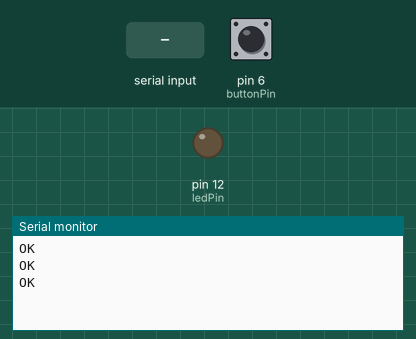
Simulated run of this sketch. Board: Arduino Uno, built with avr-gcc and run on an emulated ATmega328P. Shown: output pins drawn as LEDs (lit = HIGH), the last lines printed to the serial monitor. Inputs (shaded band) come from the test bench; at power-on: pin 6 (buttonPin) HIGH. The modem accepts every AT command (registered, SIM ready, sends succeed) and sends nothing else.

Above: at 6.2 s.
6.3 s: pin 6 (buttonPin) pulled LOW for 0.15 s
At 7.5 s:
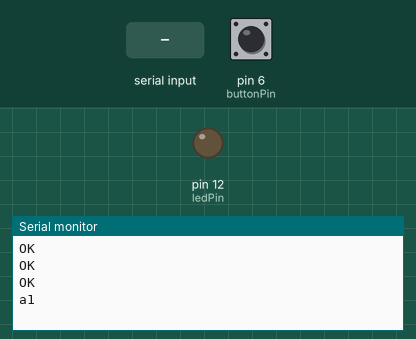
7.9 s: "1" received over the second serial link
At 9.6 s:
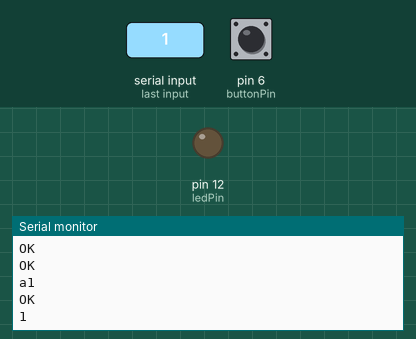

The sketch:

lora_button.ino
```cpp
/*************************************************************************************************
 *  Created By: Tauseef Ahmad
 *  Created On: 20 July, 2023
 *
 *  YouTube Video: https://youtu.be/390JbyaBIjg
 *  My Channel: https://www.youtube.com/@AhmadLogs
 ***********************************************************************************************/

#include <SoftwareSerial.h>
SoftwareSerial lora_serial(2, 3); // RX, TX

String FREQUENCY_BAND = "433000000";
String NETWORK_ID = "7";
String THIS_DEVICE = "1";
String OTHER_DEVICE = "2";

const int buttonPin = 6;
const int ledPin = 12;

bool relayState = false;

void setup() {
  Serial.begin(115200);
  delay(1000);
  lora_serial.begin(115200);
  delay(1000);

  pinMode(buttonPin, INPUT_PULLUP);
  pinMode(ledPin, OUTPUT);

  lora_serial.println("AT+BAND="+ FREQUENCY_BAND);
  delay(1000);
  lora_serial.println("AT+NETWORKID="+ NETWORK_ID);
  delay(1000);
  lora_serial.println("AT+ADDRESS="+ THIS_DEVICE);
  delay(1000);
}

void loop() {
  if (digitalRead(buttonPin) == LOW){
    relayState = !relayState;
    String command = (relayState == true) ? "a1" : "a0";
    lora_serial.println(
      "AT+SEND="+ OTHER_DEVICE+",2,"+ command);
    Serial.println(command);
    delay(500); //debounce handling
  }

  while (lora_serial.available()) {
    String data = lora_serial.readString();
    Serial.println(data);
    if(data.indexOf("a1") > 0) {
      digitalWrite(ledPin, HIGH);
      relayState = 1;
    } else if(data.indexOf("a0") > 0) {
      digitalWrite(ledPin, HIGH);
      relayState = 0;
    }
  }

  delay(50);
  digitalWrite(ledPin, LOW);
}
```

Measured:
- after the input at 6.3 s, the serial monitor: prints a new line at once (image 1)
- after the input at 7.9 s, the serial monitor: prints a new line after 1.0 s (image 2)
